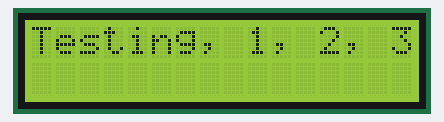
Bench run of a sketch on a simulated Arduino Uno, built with avr-gcc and run on an emulated ATmega328P. Parts: 16×2 character LCD.

Above: at 0.1 s.
At 1.1 s:
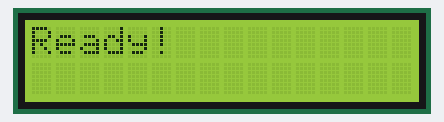

The sketch:

lcd-screen.ino
```cpp
// Library for Arduino LCD library:
#include <LiquidCrystal.h>

// initialize the library by associating any needed LCD interface pin
// with the arduino pin number it is connected to
const int rs = 12, en = 11, d4 = 5, d5 = 4, d6 = 3, d7 = 2;
LiquidCrystal lcd(rs, en, d4, d5, d6, d7);

void setup() {
  // Initializes the lcd screen. lcd.begin(col, row)
  lcd.begin(16, 2);
  lcd.print("loading...");
}

void loop() {
//  lcd.display();

  lcd.clear();
  lcd.print("Testing, 1, 2, 3...");
  delay(1000);
  lcd.clear();
  lcd.print("Ready!");
  delay(1000);
}
```

Measured:
- what the display in image 1 shows lasts 1.0 s, from 1.1 s to 2.1 s
